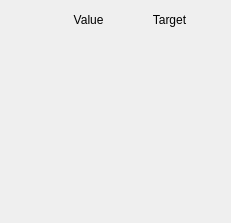
<?xml version="1.0" encoding="UTF-8"?>
<ui version="4.0">
 <class>Form</class>
 <widget class="QWidget" name="Form">
  <property name="geometry">
   <rect>
    <x>0</x>
    <y>0</y>
    <width>231</width>
    <height>223</height>
   </rect>
  </property>
  <property name="windowTitle">
   <string>Refsans Flight chamber</string>
  </property>
  <layout class="QGridLayout" name="gridLayout">
   <item row="0" column="0">
    <widget class="QLabel" name="label">
     <property name="text">
      <string>                Value</string>
     </property>
     <property name="alignment">
      <set>Qt::AlignCenter</set>
     </property>
    </widget>
   </item>
   <item row="0" column="1">
    <widget class="QLabel" name="label_2">
     <property name="text">
      <string>Target</string>
     </property>
     <property name="alignment">
      <set>Qt::AlignCenter</set>
     </property>
    </widget>
   </item>
   <item row="1" column="0">
    <widget class="ValueDisplay" name="valueDisplay">
     <property name="dev" stdset="0">
      <string>nok2</string>
     </property>
     <property name="horizontal" stdset="0">
      <bool>true</bool>
     </property>
    </widget>
   </item>
   <item row="1" column="1">
    <widget class="ValueDisplay" name="valueDisplay_2">
     <property name="horizontal" stdset="0">
      <bool>true</bool>
     </property>
     <property name="key" stdset="0">
      <string>nok2.target</string>
     </property>
    </widget>
   </item>
   <item row="2" column="0">
    <widget class="ValueDisplay" name="valueDisplay_3">
     <property name="dev" stdset="0">
      <string>nok3</string>
     </property>
     <property name="horizontal" stdset="0">
      <bool>true</bool>
     </property>
    </widget>
   </item>
   <item row="2" column="1">
    <widget class="ValueDisplay" name="valueDisplay_6">
     <property name="horizontal" stdset="0">
      <bool>true</bool>
     </property>
     <property name="key" stdset="0">
      <string>nok3.target</string>
     </property>
    </widget>
   </item>
   <item row="3" column="0">
    <widget class="ValueDisplay" name="valueDisplay_4">
     <property name="dev" stdset="0">
      <string>nok4</string>
     </property>
     <property name="horizontal" stdset="0">
      <bool>true</bool>
     </property>
    </widget>
   </item>
   <item row="3" column="1">
    <widget class="ValueDisplay" name="valueDisplay_7">
     <property name="horizontal" stdset="0">
      <bool>true</bool>
     </property>
     <property name="key" stdset="0">
      <string>nok4.target</string>
     </property>
    </widget>
   </item>
   <item row="4" column="0">
    <widget class="ValueDisplay" name="valueDisplay_5">
     <property name="dev" stdset="0">
      <string>nok5a</string>
     </property>
     <property name="horizontal" stdset="0">
      <bool>true</bool>
     </property>
    </widget>
   </item>
   <item row="4" column="1">
    <widget class="ValueDisplay" name="valueDisplay_8">
     <property name="horizontal" stdset="0">
      <bool>true</bool>
     </property>
     <property name="key" stdset="0">
      <string>nok5a.target</string>
     </property>
    </widget>
   </item>
   <item row="5" column="0">
    <widget class="ValueDisplay" name="valueDisplay_9">
     <property name="dev" stdset="0">
      <string>nok5b</string>
     </property>
     <property name="horizontal" stdset="0">
      <bool>true</bool>
     </property>
    </widget>
   </item>
   <item row="5" column="1">
    <widget class="ValueDisplay" name="valueDisplay_12">
     <property name="horizontal" stdset="0">
      <bool>true</bool>
     </property>
     <property name="key" stdset="0">
      <string>nok5b.target</string>
     </property>
    </widget>
   </item>
   <item row="6" column="0">
    <widget class="ValueDisplay" name="valueDisplay_10">
     <property name="dev" stdset="0">
      <string>nok6</string>
     </property>
     <property name="horizontal" stdset="0">
      <bool>true</bool>
     </property>
    </widget>
   </item>
   <item row="6" column="1">
    <widget class="ValueDisplay" name="valueDisplay_13">
     <property name="horizontal" stdset="0">
      <bool>true</bool>
     </property>
     <property name="key" stdset="0">
      <string>nok6.target</string>
     </property>
    </widget>
   </item>
   <item row="7" column="0">
    <widget class="ValueDisplay" name="valueDisplay_11">
     <property name="dev" stdset="0">
      <string>nok7</string>
     </property>
     <property name="horizontal" stdset="0">
      <bool>true</bool>
     </property>
    </widget>
   </item>
   <item row="7" column="1">
    <widget class="ValueDisplay" name="valueDisplay_14">
     <property name="horizontal" stdset="0">
      <bool>true</bool>
     </property>
     <property name="key" stdset="0">
      <string>nok7.target</string>
     </property>
    </widget>
   </item>
   <item row="8" column="0">
    <widget class="ValueDisplay" name="valueDisplay_15">
     <property name="dev" stdset="0">
      <string>nok8</string>
     </property>
     <property name="horizontal" stdset="0">
      <bool>true</bool>
     </property>
    </widget>
   </item>
   <item row="8" column="1">
    <widget class="ValueDisplay" name="valueDisplay_16">
     <property name="horizontal" stdset="0">
      <bool>true</bool>
     </property>
     <property name="key" stdset="0">
      <string>nok8.target</string>
     </property>
    </widget>
   </item>
  </layout>
 </widget>
 <customwidgets>
  <customwidget>
   <class>ValueDisplay</class>
   <extends>QWidget</extends>
   <header>nicos.guisupport.display</header>
  </customwidget>
 </customwidgets>
 <resources/>
 <connections/>
</ui>
